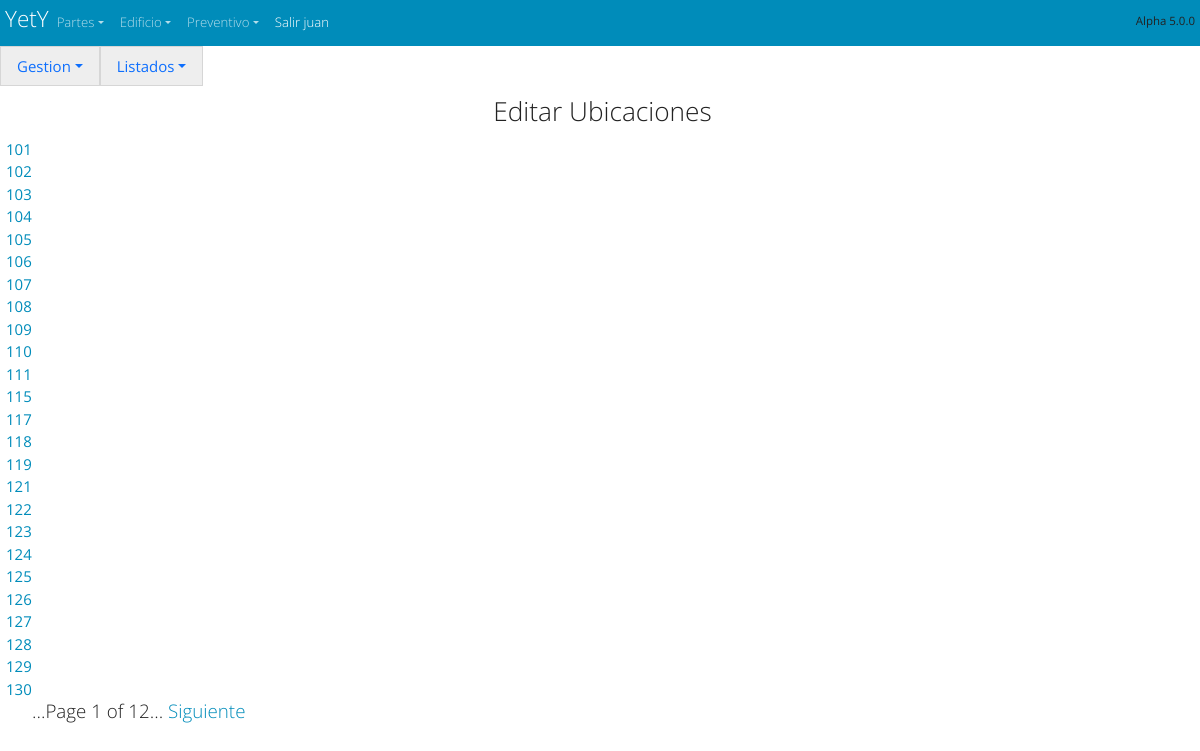
The page /espacios/ubicacion_list/ (signed in) on the database its author committed.
### espacios/models.py (models this page shows, shortened)
class Ubicaciones(models.Model):
    nombre=models.CharField(default='' ,null=False,max_length=50,verbose_name='Nombre de la ubicacion', help_text="Nombre de la zona",blank=True)
    zona=models.ManyToManyField('Zonas',  max_length=50,verbose_name='acceso desde zona',  help_text="acceso desde zona", blank=True)
    departamento=models.ManyToManyField('Departamentos',  max_length=50,verbose_name='departamento de',  help_text="departamento de", blank=True)
    alojamiento=models.BooleanField(default= False,  verbose_name='Habitacion?',  help_text="Habitacion?")
    AyB=models.BooleanField(default= False,  verbose_name='AyB?',  help_text="AyB?")
    General=models.BooleanField(default= False,  verbose_name='General?',  help_text="General?")
    otro=models.BooleanField(default= False,  verbose_name='Otro?',  help_text="Otro?")
    class Meta:
            ordering = ["nombre"]

### espacios/views.py (the view)
class ubicacion_list (ListView): # Lista de departamentos
    model = Ubicaciones
    fields= '__all__'
    template_name = 'ubicacion_list.html'
    ordering = ['nombre']
    paginate_by = 25
    context_object_name = 'list' # Esto es lo que envía al template

### espacios/templates/ubicacion_list.html
<!doctype html>
<html lang="es">
{% extends "start.html" %}
{% block content %}
{% load static %}
{% include 'navbar_espacios.html'%}
<form method="POST" class="post-form">{% csrf_token %}
<div class="container_fluid" style="padding-left: 5px" >
  <div style= "display: flex ;  padding: 5px; justify-content :center; text-align: center; ">
    <h3>Editar Ubicaciones</h3>
  </div>
{% for  list in list  %}
  <div class="row">
    <div style= 'padding-left: 1rem;'>  <a href="/espacios/ubicacion_edit/{{ list.id }}" >{{ list.nombre }} </a>  </div>
   </div>
{% endfor %}
</div>
</form>
{% endblock %}

### cabecera/templates/navbar_start.html (shortened to what this page needs)
<body>
  <nav  class="navbar navbar-expand navbar-dark bg-primary" style="margin: 0px; padding: 5px" >
    <div class="container-fluid">
      <a  class="navbar-brand" style="margin: 0px; padding: 0px" href="/"><hgroup style="margin: 0px; padding: 0px"><h4 >YetY </h4>  </hgroup></a>
      {% if  user.is_authenticated %}
  <div  class="collapse navbar-collapse" id="navbarColor01">
        <ul class="navbar-nav me-auto">
          <li class="nav-item dropdown">
            <a class="nav-link dropdown-toggle" data-bs-toggle="dropdown" href="#" role="button" aria-haspopup="true" aria-expanded="false">Partes</a>
          </li>
          <li class="nav-item dropdown">
            <a class="nav-link dropdown-toggle" data-bs-toggle="dropdown" href="#" role="button" aria-haspopup="true" aria-expanded="false">Edificio</a>
          </li>
          <li class="nav-item dropdown">
            <a class="nav-link dropdown-toggle" data-bs-toggle="dropdown" href="#" role="button" aria-haspopup="true" aria-expanded="false">Preventivo</a>
          </li>
          <li class="nav-item active">
            <a class="nav-link " href="/accounts/logout/ " >Salir {{ user }}</a>
          </li>
        </ul>
        <h6> <small><small> Alpha 5.0.0  </small></small></h6>
      </div>
    </div>
    {% endif %}
  </nav>
</body>

### cabecera/static/css/start.css (style rules this page uses)
h1, h2, h3 { text-align: center; margin: 5px; }

### rows shown on the page
Ubicaciones: nombre "101"
Ubicaciones: nombre "102"
Ubicaciones: nombre "103"
Ubicaciones: nombre "104"
Ubicaciones: nombre "105"
Ubicaciones: nombre "106"
Ubicaciones: nombre "107"
Ubicaciones: nombre "108"
Ubicaciones: nombre "109"
Ubicaciones: nombre "110"
Ubicaciones: nombre "111"
Ubicaciones: nombre "115"
Ubicaciones: nombre "117"
Ubicaciones: nombre "118"
Ubicaciones: nombre "119"
Ubicaciones: nombre "121"
Ubicaciones: nombre "122"
Ubicaciones: nombre "123"
Ubicaciones: nombre "124"
Ubicaciones: nombre "125"
Ubicaciones: nombre "126"
Ubicaciones: nombre "127"
Ubicaciones: nombre "128"
Ubicaciones: nombre "129"
Ubicaciones: nombre "130"

### other values the page prints
{{ user }} "juan"
{{ page_obj.number }} "1"
{{ page_obj.paginator.num_pages }} "12"
